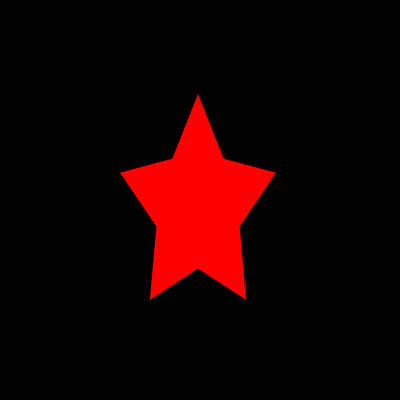
#> input picture data/star1.jpg, 400 x 400 px
$ jupyter execute 09_04_Contours_More_Functions.ipynb   (shell and % lines are left out)   (older library calls are emulated)
#> lines starting #> are read from the running program, lines starting #| are printed output that depends on the picture; after the words box and inside, x2 and y2 are one past the last pixel; in counts of white or black regions, pixels touching at a corner belong together; long printed decimals are rounded
[cell 1]
from __future__ import division
from __future__ import print_function
import matplotlib.pyplot as plt

# 目标
- 如何找到凸缺。
- 计算点到多边形的最短距离。
- 不同形状的匹配。

# 1. 理论与代码
## 1.1 凸缺
目标与其凸包的差异被称为凸缺。OpenCV提供了**cv2.convexityDefects()**来计算凸缺。该函数的调用如下所示：
``` Python
hull = cv2.convexHull(cnt, returnPoints = False)
defects = cv2.convexityDefects(cnt, hull)
```

> **注意**
> 记住要把**returnPoints**设置为**False**，以使用凸缺检测函数。

该函数返回一个数组，每一行包含以下的值：**[开始点，结束点、最远点、到最远点的近似距离]**。下面用一幅来可视化凸缺：从开始点到结束点绘制一条线段，在最远点处绘制一个圆。注意：前三个值返回的是**cnt**的索引。

[cell 2]
import numpy as np
import cv2

img = cv2.imread('../data/star1.jpg')
#> img is the input picture: shape (400, 400, 3); mean B, G, R 0, 0, 23.2
img_gray = cv2.cvtColor(img, cv2.COLOR_BGR2GRAY)
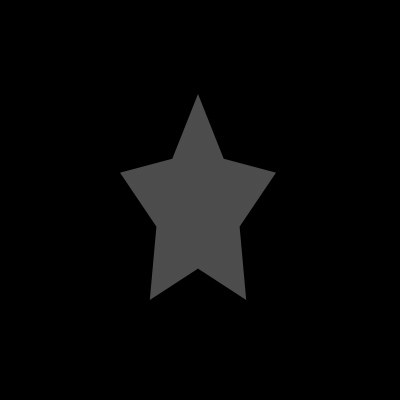
#> img_gray: shape (400, 400); min 0, max 78, mean 7
ret, thresh = cv2.threshold(img_gray, 50, 255, cv2.THRESH_BINARY)
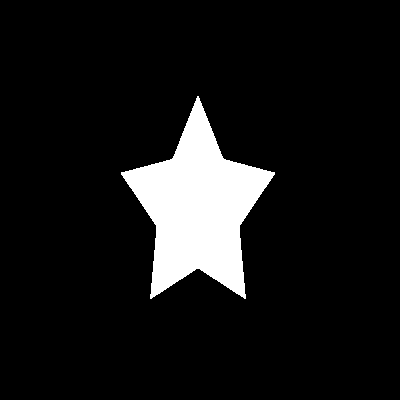
#> thresh: shape (400, 400); 9.1% white; 1 white region
_, contours, hierarchy = cv2.findContours(thresh, cv2.RETR_CCOMP, cv2.CHAIN_APPROX_SIMPLE)
#> contours = 1 contour; box (x1, y1, x2, y2) and area: (121, 96, 275, 299) 14258
cnt = contours[0]
#> cnt = contour of 314 points, box (x1, y1, x2, y2) (121, 96, 275, 299), area 14258

hull = cv2.convexHull(cnt, returnPoints=False)
#> hull = [313, 236, 235, 189, 124, 78, 77, 0]
defects = cv2.convexityDefects(cnt, hull)
#> defects = [[0, 77, 49, 6698], [78, 124, 111, 5751], [124, 189, 156, 7680], [189, 235, 202, 5751], [236, 313, 263, 6698]]

for i in range(defects.shape[0]):
    s, e, f, d = defects[i][0]
    start = tuple(cnt[s][0])
    end = tuple(cnt[e][0])
    far = tuple(cnt[f][0])
    cv2.line(img, start, end, (0, 255, 0), 2)
    cv2.circle(img, far, 5, [255, 255, 0], -1)
#> this loop made 5 passes
#> (s, e, f, d, start, end, far) on passes 1 to 5: (0, 77, 49, 6698, (197, 96), (121, 172), (173, 157)), (78, 124, 111, 5751, (121, 174), (150, 298), (156, 225)), (124, 189, 156, 7680, (150, 298), (245, 298), (196, 268)), (189, 235, 202, 5751, (245, 298), (274, 174), (239, 225)), (236, 313, 263, 6698, (274, 172), (198, 96), (224, 159))
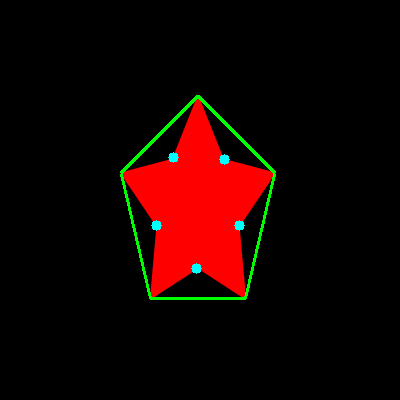
#> img: shape (400, 400, 3); 1.37% of pixels changed, all inside (x1, y1, x2, y2) = (120, 95, 276, 300)

plt.imshow(img[:, :, ::-1])

## 1.2 点-多边形测试
**cv2.pointPolyonTest()**函数可以计算图像中的一个点到等值线之间的最短距离。当点位于等值线之外时，返回值为负数；点位于等值线之内时，返回正数。

下面的例子计算了$(50, 50)$到等值线的距离：

[cell 3]
dist = cv2.pointPolygonTest(cnt, (50, 50), True)
#> dist = -141.2
print(dist)
#| -141.156

该函数第三个参数为**measureDist**，设置为True时计算带符号的距离，若设置为False，则只计算点是在等值线的内部还是外部（分别返回$+1,0,-1$）。

> **注意**
> 如果不想求距离，务必把**measureDist**设置为False，因为求距离时间消耗很高。

## 1.3 形状匹配
OpenCV提供了函数**cv2.matchShapes()**来比较两个形状或两个等值线，并返回其相似性度量。返回的值越小说明相似度越高。该函数基于**hu-moment value**来计算相似度，不同的度量方法参考文档中的解释。

[cell 4]
import cv2
import numpy as np

img1 = cv2.imread('../data/star1.jpg', cv2.IMREAD_GRAYSCALE)
#> img1: shape (400, 400); min 0, max 78, mean 7
img2 = cv2.imread('../data/star2.jpg', cv2.IMREAD_GRAYSCALE)
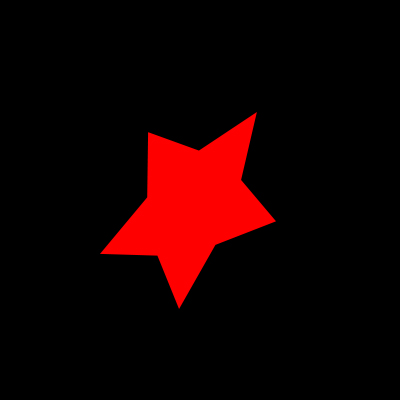
#> input picture data/star2.jpg, 400 x 400 px
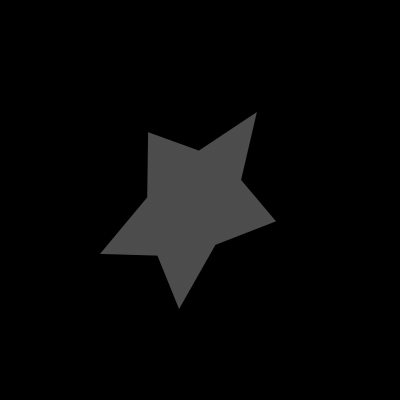
#> img2: shape (400, 400); min 0, max 78, mean 7
img3 = cv2.imread('../data/star3.jpg', cv2.IMREAD_GRAYSCALE)
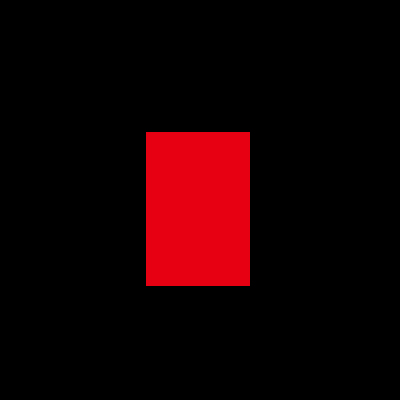
#> input picture data/star3.jpg, 400 x 400 px
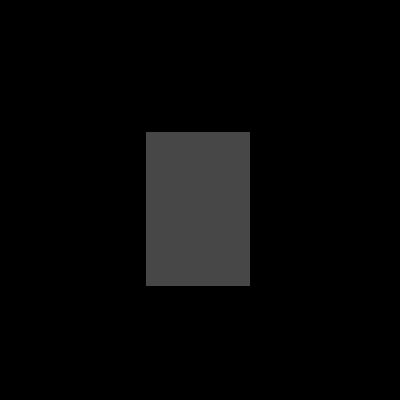
#> img3: shape (400, 400); min 0, max 72, mean 7.1

_, thresh1 = cv2.threshold(img1, 50, 255, cv2.THRESH_BINARY)
#> thresh1: shape (400, 400); 9.1% white; 1 white region, box (x1, y1, x2, y2) and area: (121, 96, 275, 299) 14544
_, thresh2 = cv2.threshold(img2, 50, 255, cv2.THRESH_BINARY)
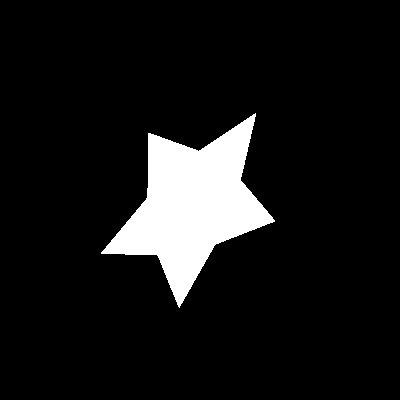
#> thresh2: shape (400, 400); 9.1% white; 1 white region, box (x1, y1, x2, y2) and area: (101, 113, 275, 308) 14540
_, thresh3 = cv2.threshold(img3, 50, 255, cv2.THRESH_BINARY)
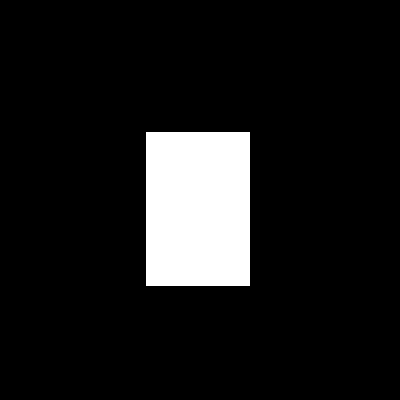
#> thresh3: shape (400, 400); 10% white; 1 white region

_, contours, hierarchy = cv2.findContours(thresh1, 2, 1)
#> contours = 1 contour; box (x1, y1, x2, y2) and area: (121, 96, 275, 299) 14256
cnt1 = contours[0]
#> cnt1 = contour of 575 points, box (x1, y1, x2, y2) (121, 96, 275, 299), area 14256
_, contours, hierarchy = cv2.findContours(thresh2, 2, 1)
#> contours = 1 contour; box (x1, y1, x2, y2) and area: (101, 113, 275, 308) 14256
cnt2 = contours[0]
#> cnt2 = contour of 565 points, box (x1, y1, x2, y2) (101, 113, 275, 308), area 14256
_, contours, hierarchy = cv2.findContours(thresh3, 2, 1)
#> contours = 1 contour; box (x1, y1, x2, y2) and area: (146, 132, 250, 286) 15759
cnt3 = contours[0]
#> cnt3 = contour of 512 points, box (x1, y1, x2, y2) (146, 132, 250, 286), area 15759


ret1 = cv2.matchShapes(cnt1, cnt1, 1, 0.0)
#> ret1 = 0
ret2 = cv2.matchShapes(cnt1, cnt2, 1, 0.0)
#> ret2 = 0.00183
ret3 = cv2.matchShapes(cnt1, cnt3, 1, 0.0)
#> ret3 = 0.0707

plt.subplot(131), plt.imshow(img1, 'gray'), plt.title('A')
plt.xticks([]), plt.yticks([])
plt.subplot(132), plt.imshow(img2, 'gray'), plt.title('B')
plt.xticks([]), plt.yticks([])
plt.subplot(133), plt.imshow(img3, 'gray'), plt.title('C')
plt.xticks([]), plt.yticks([])

print('Image A Matching Image A = {}'.format(ret1))
#| Image A Matching Image A = 0.0
print('Image A Matching Image B = {}'.format(ret2))
#| Image A Matching Image B = 0.001827
print('Image A Matching Image C = {}'.format(ret3))
#| Image A Matching Image C = 0.07075
